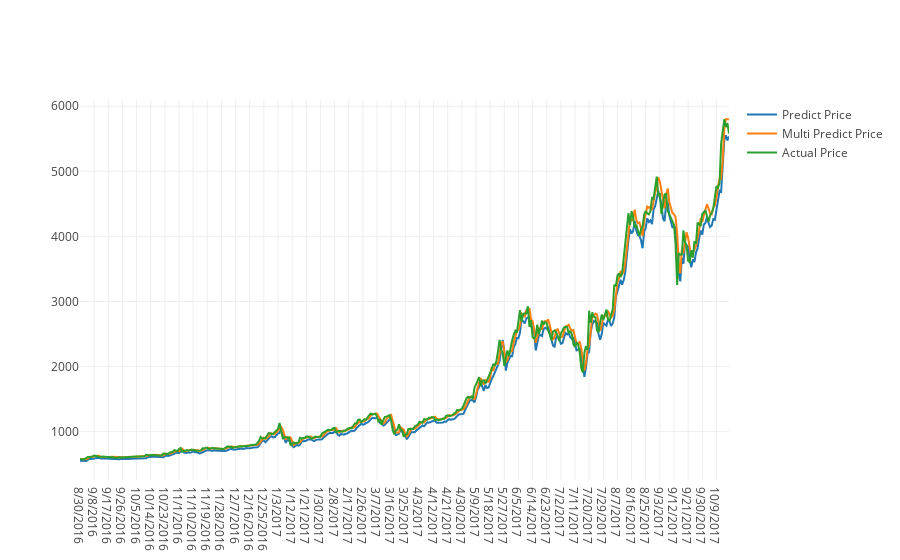

The notebook cell saved with this chart:
### Code cell
actual_chart = go.Scatter(x=predictDates, y=inv_y, name= 'Actual Price')
multi_predict_chart = go.Scatter(x=predictDates, y=inv_yhat, name= 'Multi Predict Price')
predict_chart = go.Scatter(x=predictDates, y=yhat_reshape, name= 'Predict Price')
py.iplot([predict_chart, multi_predict_chart, actual_chart])

### Figure 1 — Plotly figure (JSON) as saved in the notebook; plotly's stock layout.template omitted (floating-point values rounded to 4 significant figures; data arrays with more than 128 entries replaced by an {"elided": "..."} marker saying what was removed)
{"data": [{"name": "Predict Price", "type": "scatter", "x": {"elided": "414 str values"}, "y": {"elided": "414 float values"}}, {"name": "Multi Predict Price", "type": "scatter", "x": {"elided": "414 str values"}, "y": {"elided": "414 float values"}}, {"name": "Actual Price", "type": "scatter", "x": {"elided": "414 str values"}, "y": {"elided": "414 float values"}}], "layout": {}}
